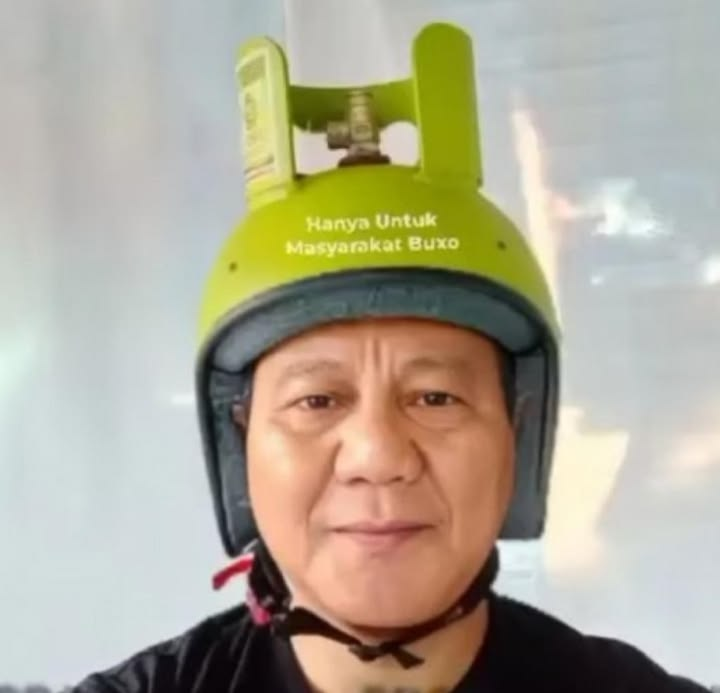
#> input picture wowo.jpeg, 720 x 693 px
$ python histogram.py
#> lines starting #> are read from the running program, lines starting #| are printed output that depends on the picture

import imageio.v3 as iio
import numpy as np
import matplotlib.pyplot as plt

# 1. Membaca gambar RGB
gambar = iio.imread("wowo.jpeg")
#> gambar is the input picture: shape (693, 720, 3); mean R, G, B 174.9, 168.8, 149.6

# Pastikan gambar memiliki 3 channel warna
gambar = gambar[:, :, :3]

# 2. Mengubah RGB menjadi grayscale
grayscale = (
    0.299 * gambar[:, :, 0] +
    0.587 * gambar[:, :, 1] +
    0.114 * gambar[:, :, 2]
).astype(np.uint8)
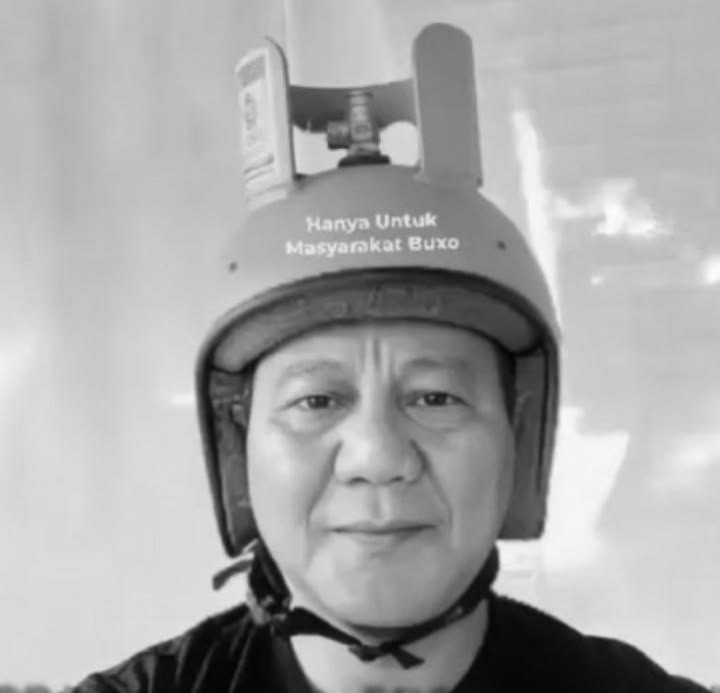
#> grayscale: shape (693, 720); min 1, max 252, mean 167.9

# 3. Menghitung histogram intensitas 0-255
histogram = np.bincount(grayscale.ravel(), minlength=256)
#> histogram = 256 values, max 16331 at index 217, min 0 at index 0, mean 1949.1

# 4. Menampilkan jumlah piksel setiap intensitas
print("Jumlah total piksel:", grayscale.size)
#| Jumlah total piksel: 498960
print("\nHistogram intensitas piksel:")

for intensitas in range(256):
    print(f"Intensitas {intensitas}: {histogram[intensitas]} piksel")
#> this loop made 256 passes
#| Intensitas 0: 0 piksel
#| Intensitas 1: 1 piksel
#| Intensitas 2: 2 piksel
#| Intensitas 3: 14 piksel
#| Intensitas 4: 32 piksel
#| Intensitas 5: 178 piksel
#| Intensitas 6: 549 piksel
#| Intensitas 7: 1409 piksel
#> (further printed lines are left out)

# 5. Menentukan intensitas yang paling dominan
intensitas_dominan = np.argmax(histogram)
#> intensitas_dominan = 217
jumlah_dominan = histogram[intensitas_dominan]
#> jumlah_dominan = 16331

print("\nIntensitas paling dominan:", intensitas_dominan)
print("Jumlah piksel dominan:", jumlah_dominan)

# 6. Menampilkan gambar RGB, grayscale, dan histogram
plt.figure(figsize=(15, 5))

plt.subplot(1, 3, 1)
plt.imshow(gambar)
plt.title("Gambar RGB")
plt.axis("off")

plt.subplot(1, 3, 2)
plt.imshow(grayscale, cmap="gray", vmin=0, vmax=255)
plt.title("Gambar Grayscale")
plt.axis("off")

plt.subplot(1, 3, 3)
plt.bar(range(256), histogram, width=1.0)
plt.title("Histogram Grayscale")
plt.xlabel("Intensitas Piksel (0-255)")
plt.ylabel("Jumlah Piksel")
plt.xlim(0, 255)

plt.tight_layout()
plt.savefig("hasil_histogram.png", dpi=150)
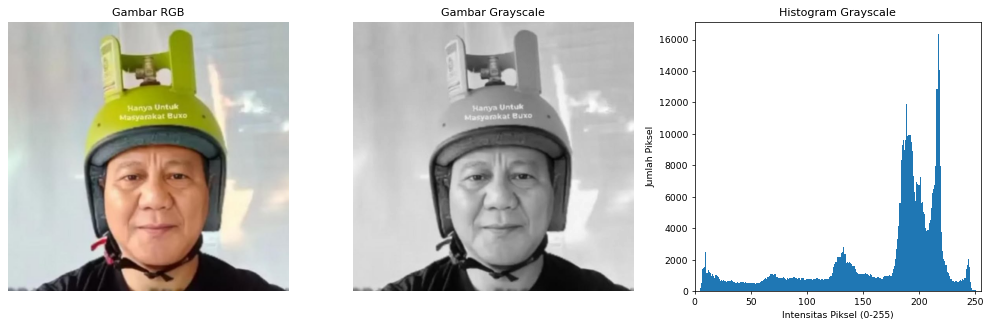
#> figure drawn by matplotlib, 3 panels; panel 3: tallest bar 16331 high, from x = 216.5 to 217.5
plt.show()
